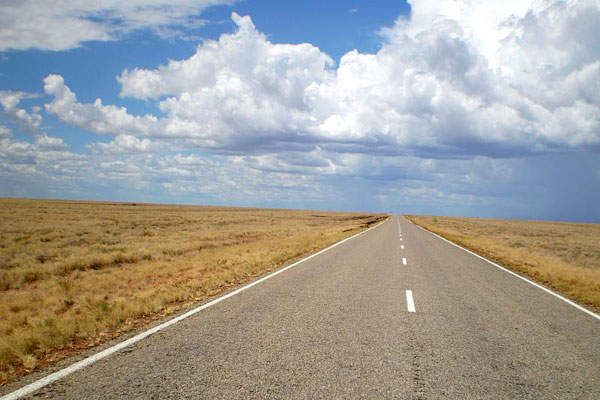
#> input picture Highway-1.jpg, 600 x 400 px, found by its file name
$ python detectv2.py
#> lines starting #> are read from the running program, lines starting #| are printed output that depends on the picture
import cv2
import numpy as np

def detect_lanes_2(image):
    # Convert image to grayscale
    grayscale_image = cv2.cvtColor(image, cv2.COLOR_BGR2GRAY)

    # Apply thresholding to binarize the image
    threshold_image = cv2.threshold(grayscale_image, 127, 255, cv2.THRESH_BINARY)

    # Find contours in the image
    contours, hierarchy = cv2.findContours(threshold_image, cv2.RETR_TREE, cv2.CHAIN_APPROX_SIMPLE)

    # Find the largest contours
    largest_contours = [contour for contour in contours if cv2.contourArea(contour) > 1000]

    # Classify the contours as lanes
    lanes = []
    for contour in largest_contours:
        # Calculate the center of the contour
        center = cv2.moments(contour)["m00"] / cv2.moments(contour)["m01"]

        # Calculate the width and height of the contour
        width = cv2.arcLength(contour, True)
        height = cv2.contourArea(contour) / width

        # Check if the contour is a lane
        if height > 50 and width > 100:
            lanes.append(contour)

    # Draw the lanes on the image
    for lane in lanes:
        cv2.drawContours(image, [lane], -1, (0, 255, 0), 2)

    return image

# Load the image
image = cv2.imread("C:\\Coding\\ADAS\\Highway-1.jpg")
#> image is the input picture: shape (400, 600, 3); mean B, G, R 153.8, 158.5, 159.8

# Detect the lanes
detected_image = detect_lanes_2(image)
#> in detect_lanes_2, `grayscale_image = cv2.cvtColor(image, cv2.COLOR_BGR2GRAY)`:
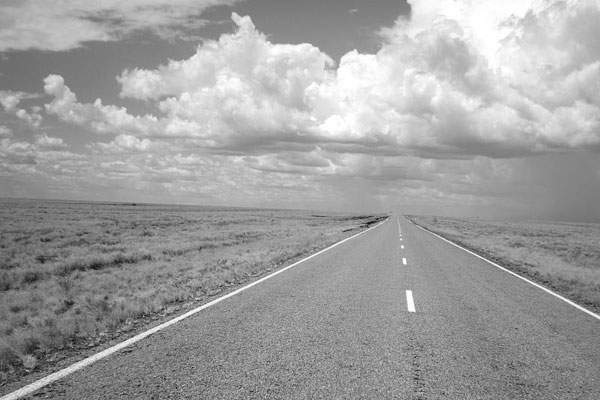
#> grayscale_image: shape (400, 600); min 9, max 255, mean 158.4
#> (the run stopped early here; a loop or call above may not have finished)

$ run again, with high2.jpg copied over Highway-1.jpg
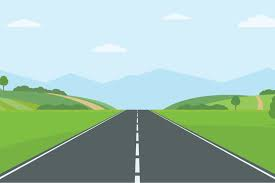
#> input picture high2.jpg, 275 x 183 px, found by its file name
#> image is the input picture: shape (183, 275, 3); mean B, G, R 175.1, 192.6, 161.2
#> in detect_lanes_2, `grayscale_image = cv2.cvtColor(image, cv2.COLOR_BGR2GRAY)`:
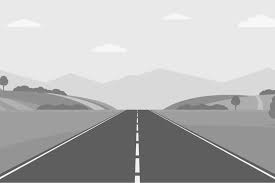
#> grayscale_image: shape (183, 275); min 62, max 253, mean 181.1

$ run again, with road1.jpg copied over Highway-1.jpg
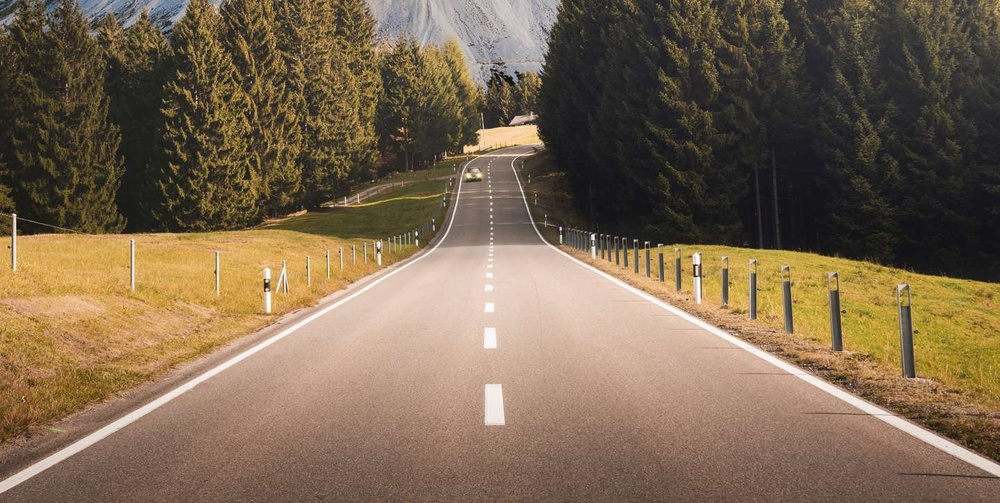
#> input picture road1.jpg, 1000 x 503 px, shrunk from 1442 x 725 before the run, found by its file name
#> image is the input picture: shape (503, 1000, 3); mean B, G, R 80.1, 103.2, 123.2
#> in detect_lanes_2, `grayscale_image = cv2.cvtColor(image, cv2.COLOR_BGR2GRAY)`:
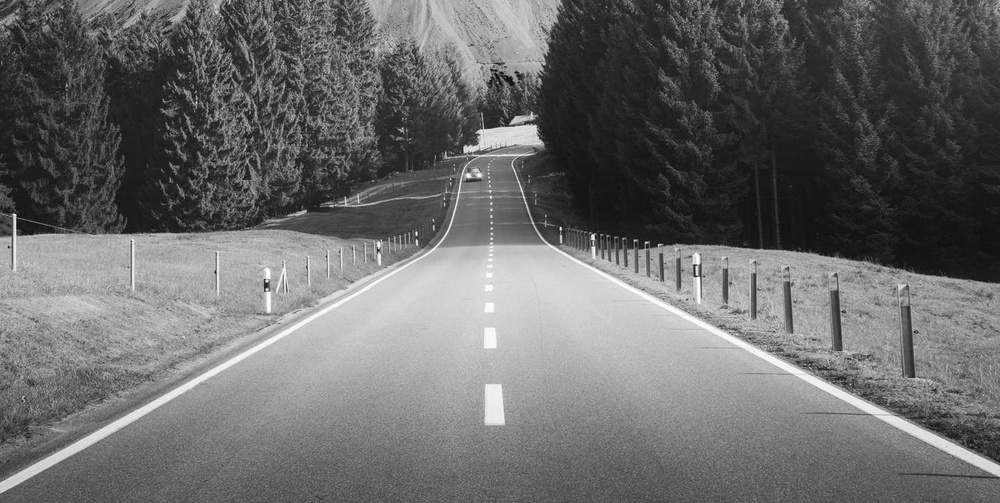
#> grayscale_image: shape (503, 1000); min 1, max 255, mean 106.5

$ run again, with image1.png saved as Highway-1.jpg
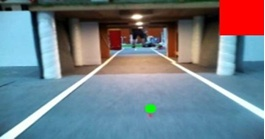
#> input picture image1.png, 265 x 139 px, found by its file name
#> image is the input picture: shape (139, 265, 3); mean B, G, R 136.1, 126.5, 114.7
#> in detect_lanes_2, `grayscale_image = cv2.cvtColor(image, cv2.COLOR_BGR2GRAY)`:
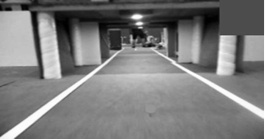
#> grayscale_image: shape (139, 265); min 0, max 255, mean 124
